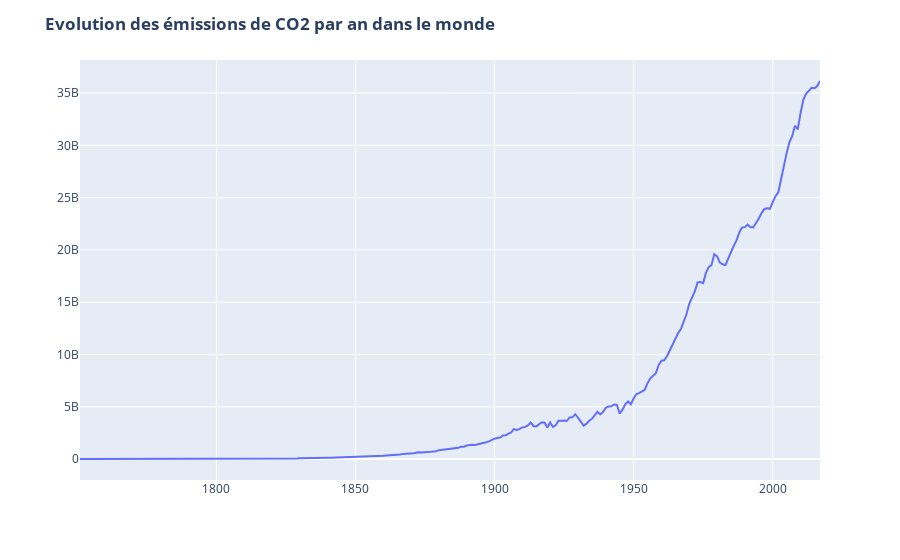

The cell this chart's notebook holds for it:
### Markdown cell above
# Evolution des emissions dans le monde

### Code cell
world_data = data.query("Country == 'World'")

fig = px.line(world_data,x='Year', y='value')
fig.update_layout(title='<b>Evolution des émissions de CO2 par an dans le monde</b>',xaxis_title='', yaxis_title='')
fig.show()

### Figure 1 — Plotly figure (JSON) as saved in the notebook; plotly's stock layout.template omitted (floating-point values rounded to 4 significant figures; data arrays with more than 128 entries replaced by an {"elided": "..."} marker saying what was removed)
{"data": [{"hoverlabel": {"namelength": 0}, "hovertemplate": "Year=%{x}<br>value=%{y}", "legendgroup": "", "line": {"color": "#636efa", "dash": "solid"}, "mode": "lines", "name": "", "showlegend": false, "type": "scatter", "x": {"elided": "267 int values"}, "xaxis": "x", "y": {"elided": "267 int values"}, "yaxis": "y"}], "layout": {"legend": {"tracegroupgap": 0}, "margin": {"t": 60}, "title": {"text": "<b>Evolution des émissions de CO2 par an dans le monde</b>"}, "xaxis": {"anchor": "y", "domain": [0, 1], "title": {"text": ""}}, "yaxis": {"anchor": "x", "domain": [0, 1], "title": {"text": ""}}}}
